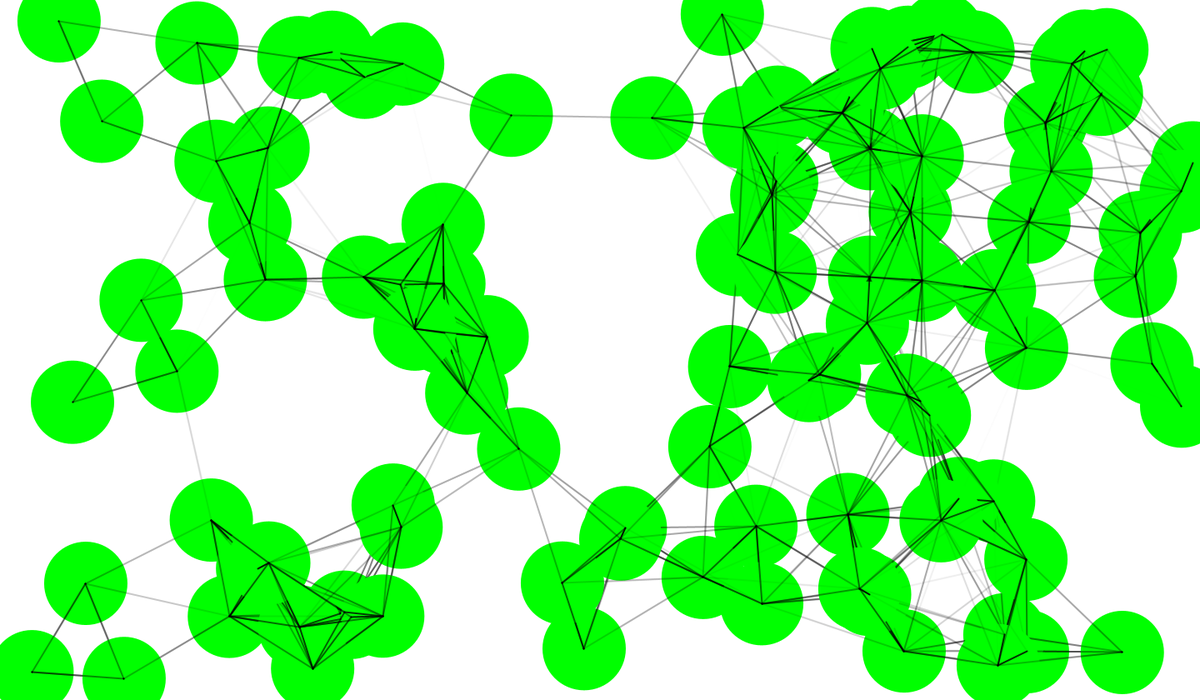
Frame 1 (no input)
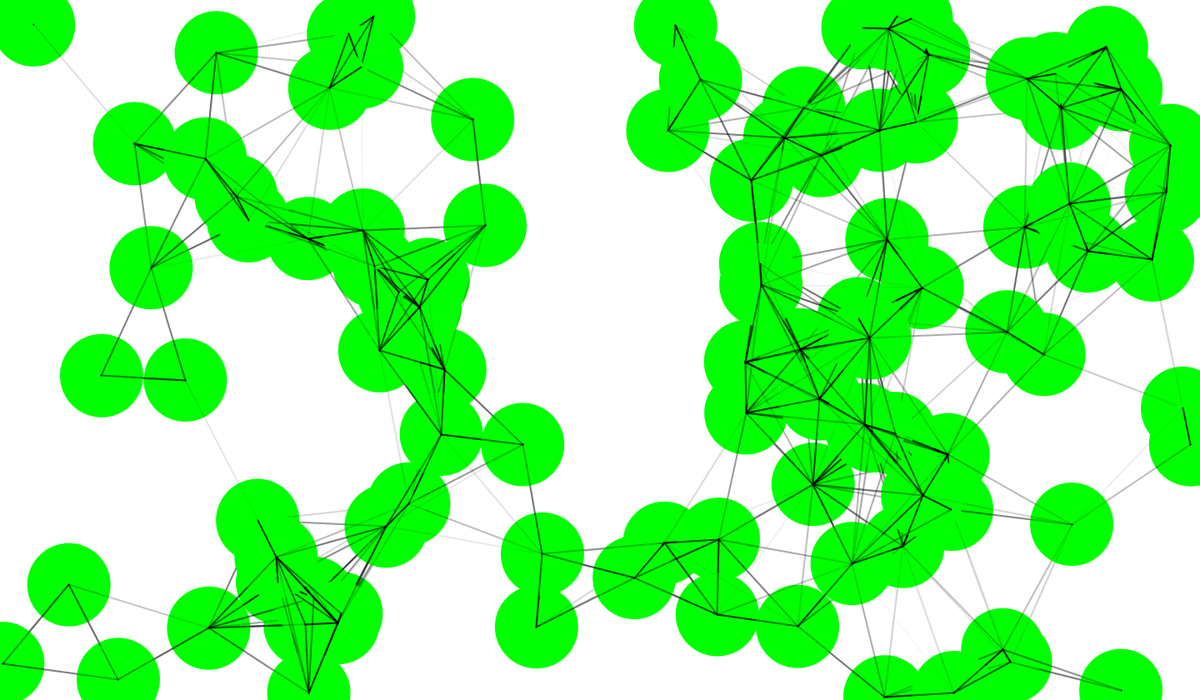
Frame 60 (the mouse pressed at the canvas centre just before this capture)
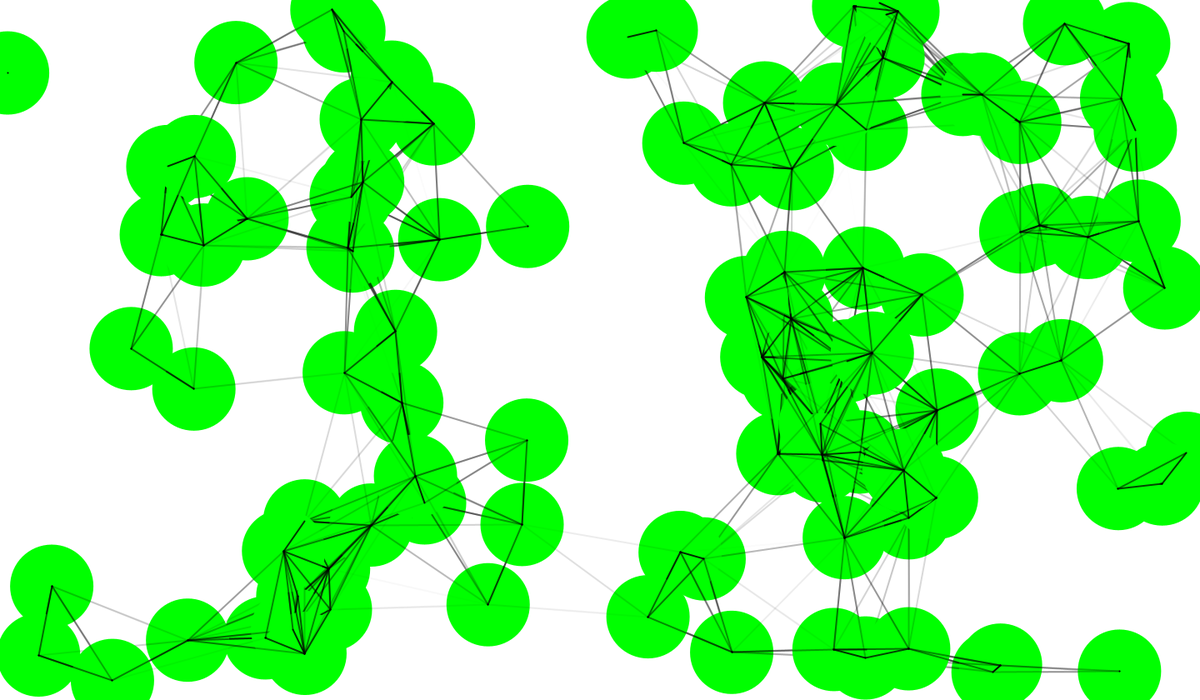
Frame 120 (the mouse held since frame 60 and released just before this capture)

The Processing sketch that drew these frames (run headless with seeded random() and noise(); from frame 60 on, the mouse is pressed at the canvas centre):

// Processing sketch: linemovers
// ── linemovers.pde
mover [] movers;
int nummovers;



void setup(){
 size(1440,840);
 nummovers=100;
movers= new mover[nummovers];
int i= 0;
while(i< nummovers){
  movers[i]=new mover();
  i++;
}
  
}

void draw(){
  
  int i =0;
  background(255,255,255);
  while(i < nummovers){ 
    movers[i].act();
    movers[i].showbody();
    movers[i].showlines();
    i++;
  }
  
  
}

// ── moves_like_jager.pde
class mover{
  
  float x, y;
  float vx, vy;
  float d;
  
  mover(){
    
   d= 100;
   x= random(0,width);
   y= random(0,height);
   vx= random(-1,1);
   vy= random(-1,1);
  }
  
  void act(){
  move();
  bouncein();
  }
  
  void move(){
    x=x+vx;
    y=y+vy;
  }
  
  void bouncein(){
   if(x<0 || x>width) vx=-vx;
   if(y<0 || y>height) vy = -vy;
    
  }
  
  
 void showbody(){
   noStroke();
   fill(0,255,0);
   circle(x,y,d);
 }
 
 void showlines(){
   
   int i = 0;
   while(i< nummovers){
    float dist = dist(x,y, movers[i].x, movers[i].y);
    if (dist <= 200){
      float a = map(dist,0,200,255,0);
      stroke(0,a);
      strokeWeight(2);
      line(x,y,movers[i].x, movers[i].y);
    }
    i++;
   }
   
   
   
 }
  
  
  
  
  
  
  
  
  
  
  
  
  
}
